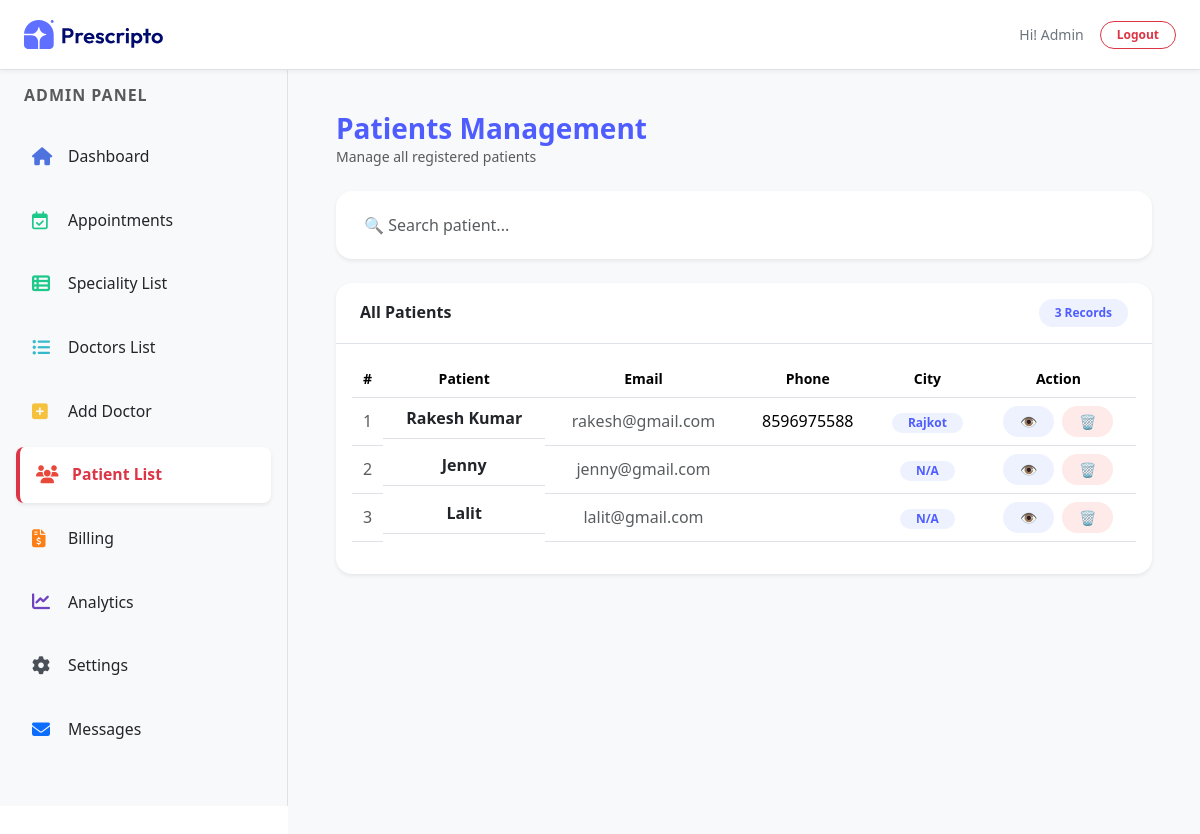
Page /dash_admin/patient-list/ (signed in) on the earlier database version.
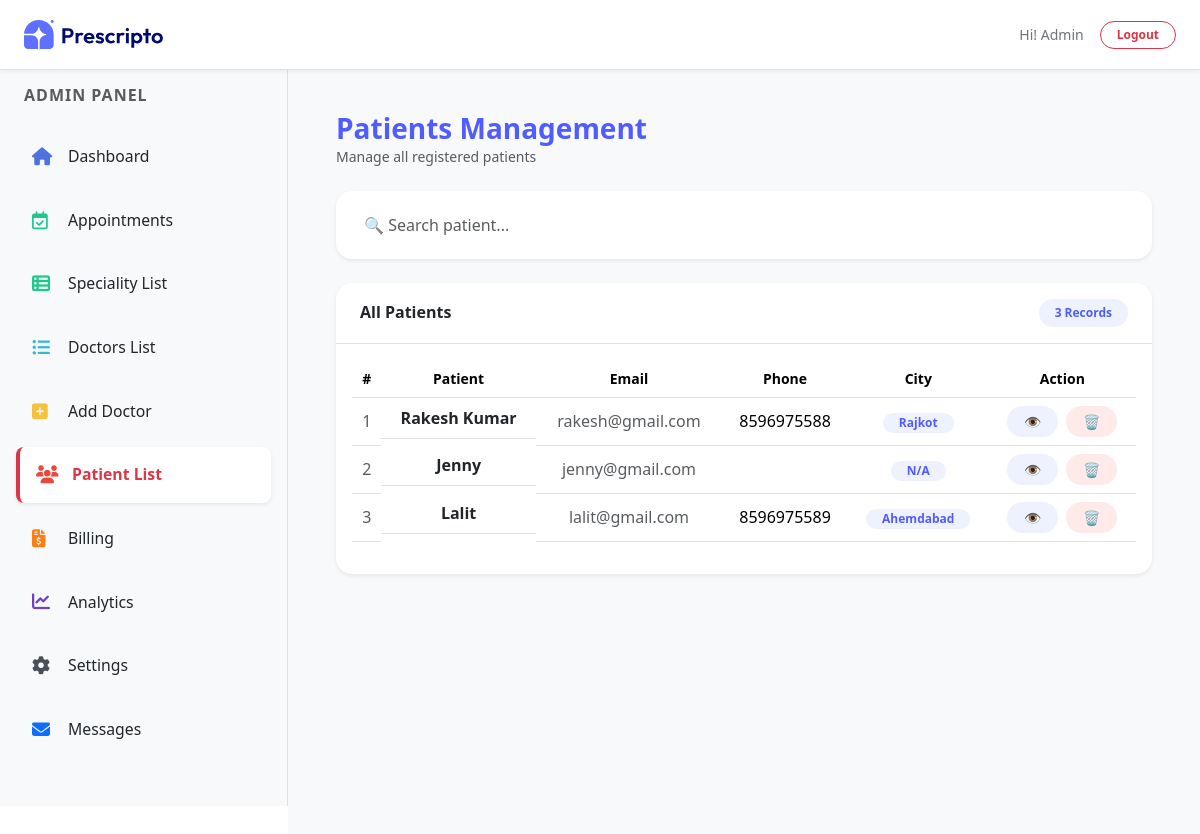
Same page on the later database version.
### appointment/models.py (models this page shows, shortened)
class Patients(models.Model):
    username = models.CharField(max_length=100)
    email = models.EmailField()
    password = models.CharField(max_length=100)
    phone = models.CharField(max_length=15, blank=True)
    city = models.CharField(max_length=100, blank=True)
    address = models.TextField(blank=True)
    profile_image = CloudinaryField('image', folder='patients_image')

### appointment/views.py (the view)
# urls.py: path('dash_admin/patient-list/', views.patient_list, name='patient_list'),
@login_required(login_url='/dash_login')
@staff_member_required
def patient_list(request):
    patients = Patients.objects.all()
    patients = patients.annotate(
        total_appointments=Count('appointments'),
        total_bill=Sum(
            'appointments__doctor__fees',
            filter=Q(appointments__status='Approved')
        )
    ).order_by('-id')
    context = {
        'patients': patients,
        'action': 'patient_list',
        "role": "admin"
    }
    return render(request, 'dashboard/patient_list.html', context)

### templates/dashboard/patient_list.html (shortened to what the changed rows need)
{% extends "dashboard/layout.html" %}
{% load static %}
{% block contant %}
<section class="p-5 bg-light min-vh-100"  style="width: 100%; margin-top: 64px; margin-left: 18rem; padding: 20px;">
    <div class="bg-white rounded-4 shadow-sm" data-aos="fade-up">
        <div class="table-responsive p-3">
            <table class="table align-middle text-center" id="appointmentTable">
                <thead>
                    <tr class="text-muted small">
                        <th>#</th>
                        <th>Patient</th>
                        <th>Email</th>
                        <th>Phone</th>
                        <th>City</th>
                        <th>Action</th>
                    </tr>
                </thead>
                <tbody>
                    {% for patient in patients %}
                    <tr style="transition:0.3s;"
                        onmouseover="this.style.background='#f9faff'"
                        onmouseout="this.style.background=''">
                        <td class="text-muted">{{ forloop.counter }}</td>
                        <td class="d-flex align-items-center justify-content-center gap-2">
                            <span class="fw-semibold text-dark text-capitalize">
                                {{ patient.username }}
                            </span>
                        </td>
                        <td class="text-muted">{{ patient.email }}</td>
                        <td>{{ patient.phone }}</td>
                        <td>
                            <span class="badge px-3 py-1 rounded-pill"
                                style="background:#eef2ff; color:#4f5dff;">
                                {{ patient.city|default:"N/A" }}
                            </span>
                        </td>
                        <td>
                            <div class="d-flex justify-content-center gap-2">
                                <a href="{% url 'patient_detail' patient.id %}"
                                   class="btn btn-sm rounded-pill px-3"
                                   style="background:#eef2ff; color:#4f5dff;">
                                    👁
                                </a>
                                <form method="POST" action="{% url 'delete_patient' patient.id %}">
                                    <button type="submit"
                                        class="btn btn-sm rounded-pill px-3"
                                        style="background:#ffeaea; color:#dc3545;"
                                        onclick="return confirm('Delete this patient?')">
                                        🗑
                                    </button>
                                </form>
                            </div>
                        </td>
                    </tr>
                    {% empty %}
                    <tr>
                        <td colspan="7" class="py-5 text-muted">
                            No patients found 😔
                        </td>
                    </tr>
                    {% endfor %}
                </tbody>
            </table>
        </div>
    </div>
</section>
{% endblock %}

Differences in the rows shown:
changed Patients "Lalit": phone (not shown) → "8596975589"; city "N/A" → "Ahemdabad"
